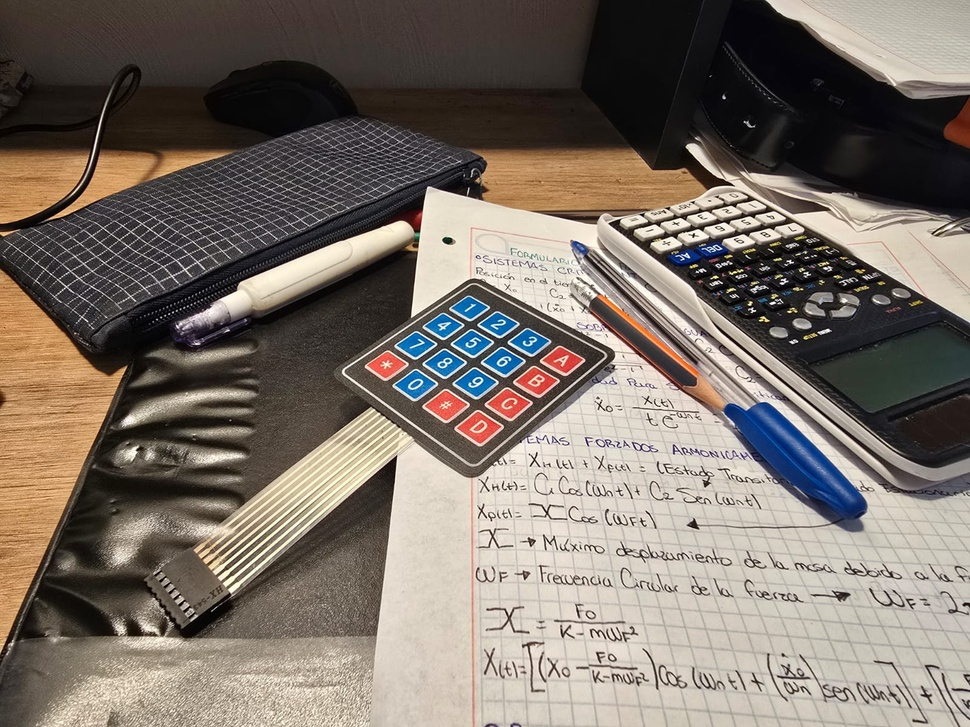
#> input picture P#11/ImagenP.jpg, 970 x 727 px, shrunk from 1600 x 1200 before the run, given in place of the camera
$ python 'P#7.py'
#> lines starting #> are read from the running program, lines starting #| are printed output that depends on the picture; after the words box and inside, x2 and y2 are one past the last pixel; in counts of white or black regions, pixels touching at a corner belong together
import cv2
import numpy as np

cap = cv2.VideoCapture(0)

while(1):

    _, frame = cap.read()
#> frame is the input picture: shape (727, 970, 3); mean B, G, R 104.9, 114, 123.8
    hsv = cv2.cvtColor(frame, cv2.COLOR_BGR2HSV)
#> hsv: shape (727, 970, 3); mean H, S, V 36.9, 55.5, 126.3

    lower_red = np.array([30,150,50])
    upper_red = np.array([255,255,180])

    mask = cv2.inRange(hsv, lower_red, upper_red)
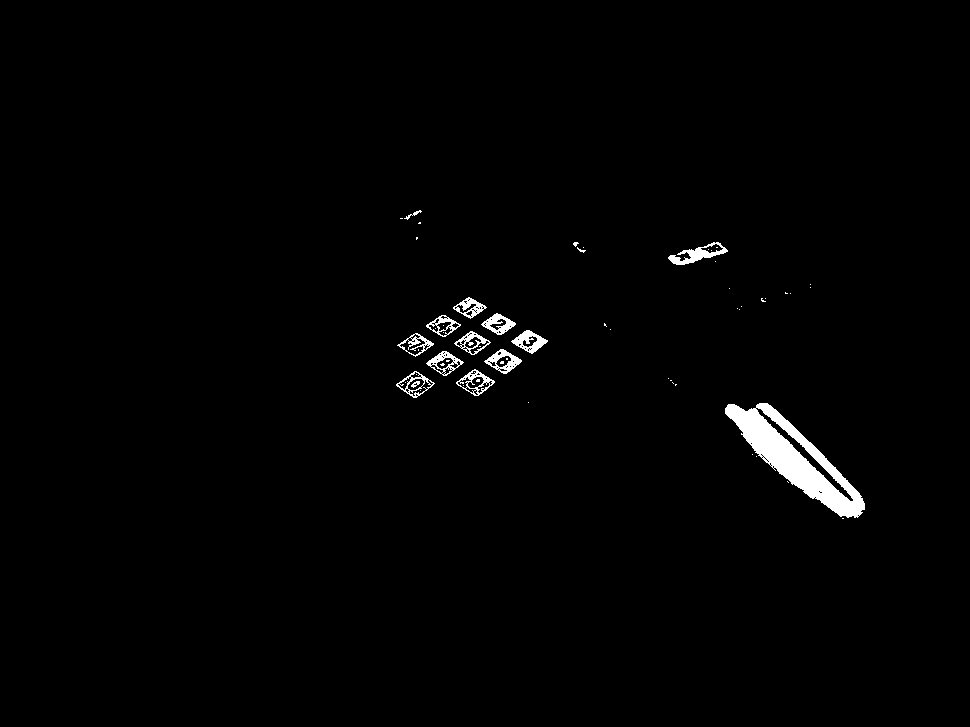
#> mask: shape (727, 970); 1.3% white; 59 white regions (45 under 20 px), largest, box (x1, y1, x2, y2) and area: (725, 403, 865, 518) 5350, (668, 242, 728, 265) 514, (511, 330, 548, 354) 403
    res = cv2.bitwise_and(frame, frame, mask=mask)

    kernel = np.ones((5,5), np.uint8)
    erosion = cv2.erode(mask, kernel, iterations=1)
#> erosion: shape (727, 970); 0.51% white; 14 white regions (10 under 20 px), largest, box (x1, y1, x2, y2) and area: (727, 405, 863, 515) 3456, (691, 250, 709, 259) 69, (534, 339, 544, 349) 28, (521, 333, 530, 339) 24
    dilation = cv2.dilate(mask, kernel, iterations=1)
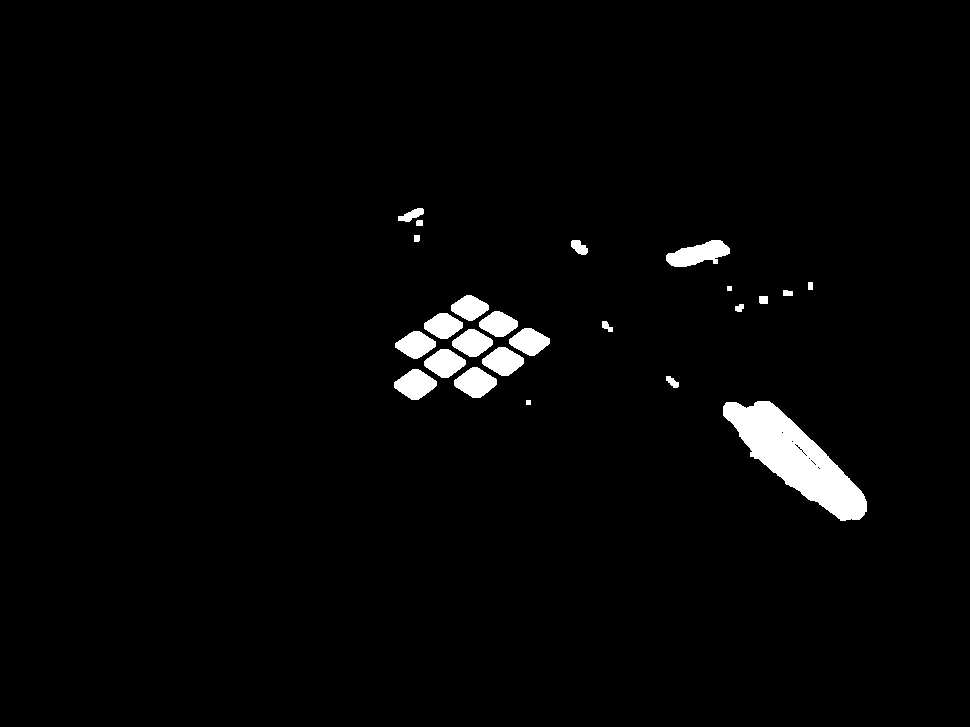
#> dilation: shape (727, 970); 2.4% white; 24 white regions, largest, box (x1, y1, x2, y2) and area: (723, 401, 867, 521) 7175, (666, 240, 730, 267) 1055, (454, 367, 497, 398) 865
    opening = cv2.morphologyEx(mask, cv2.MORPH_OPEN, kernel)
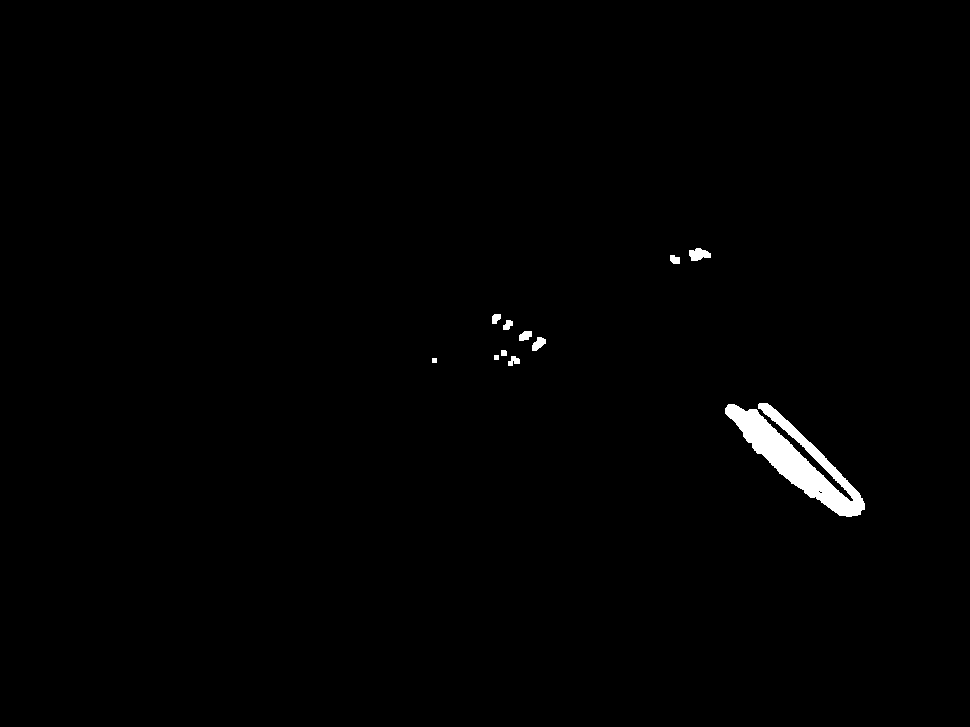
#> opening: shape (727, 970); 0.86% white; 11 white regions, largest, box (x1, y1, x2, y2) and area: (725, 403, 865, 517) 5272, (689, 248, 711, 261) 201, (532, 337, 546, 351) 124
    closing = cv2.morphologyEx(mask, cv2.MORPH_CLOSE, kernel)
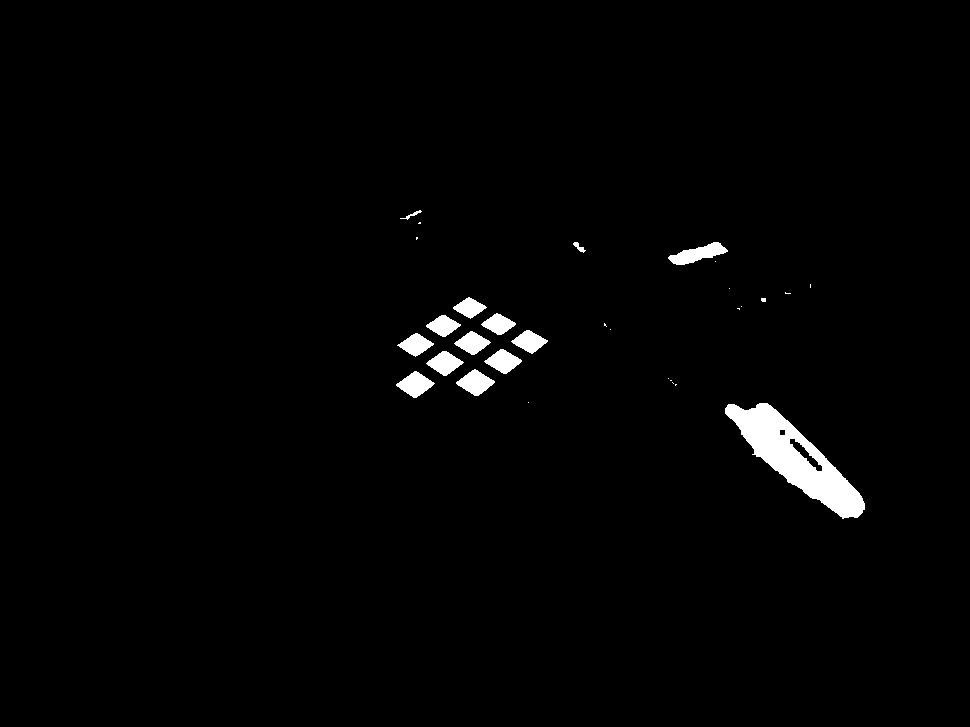
#> closing: shape (727, 970); 1.6% white; 30 white regions (16 under 20 px), largest, box (x1, y1, x2, y2) and area: (725, 403, 865, 519) 5848, (668, 242, 728, 265) 684, (456, 369, 495, 396) 585

    # Top Hat: diferencia entre la imagen original y su apertura
    tophat = cv2.morphologyEx(mask, cv2.MORPH_TOPHAT, kernel)
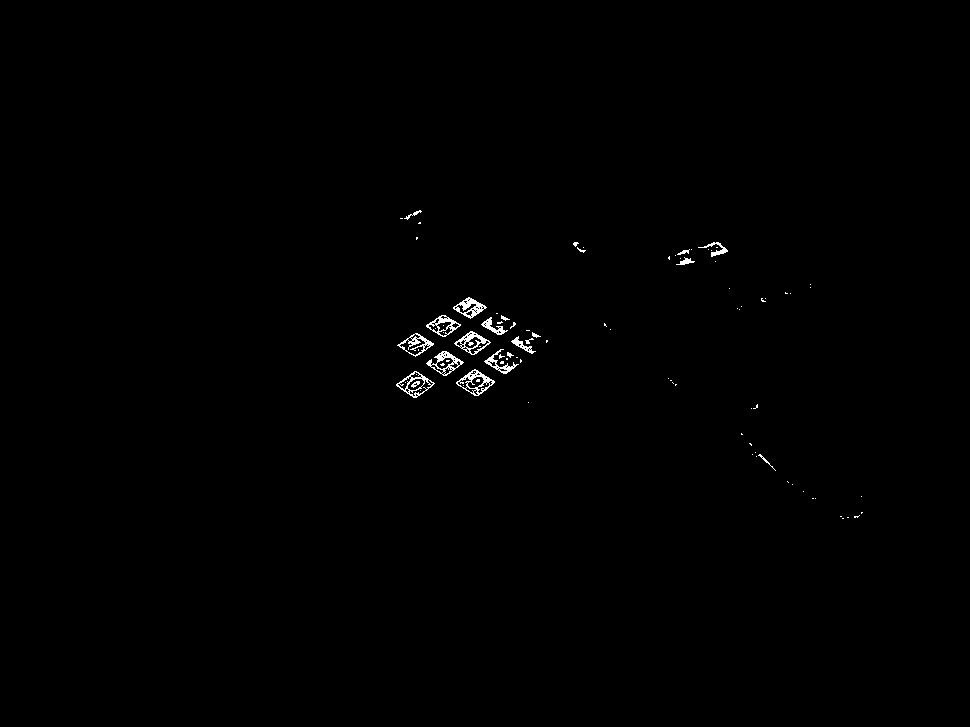
#> tophat: shape (727, 970); 0.45% white in thin lines or dots, all inside (x1, y1, x2, y2) = (396, 210, 863, 519)

    # Black Hat: diferencia entre el cierre de la imagen y la imagen original
    blackhat = cv2.morphologyEx(mask, cv2.MORPH_BLACKHAT, kernel)
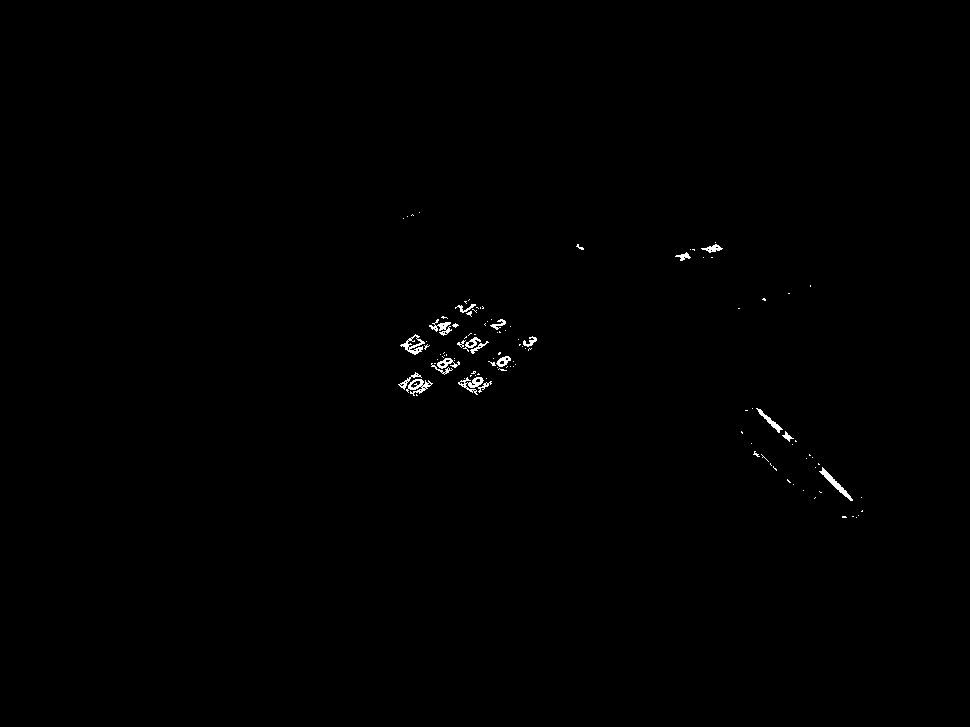
#> blackhat: shape (727, 970); 0.34% white in thin lines or dots, all inside (x1, y1, x2, y2) = (398, 212, 863, 518)

    cv2.imshow('Original', frame)
    cv2.imshow('Mask', mask)
    cv2.imshow('Erosion', erosion)
    cv2.imshow('Dilation', dilation)
    cv2.imshow('Opening', opening)
    cv2.imshow('Closing', closing)
    cv2.imshow('Tophat', tophat)
    cv2.imshow('Blackhat', blackhat)

    k = cv2.waitKey(5) & 0xFF
#> (key Esc is pressed here)
    if k == 27:
        break

cap.release()
cv2.destroyAllWindows()

$ run again, on P#11/ImagenT.jpg
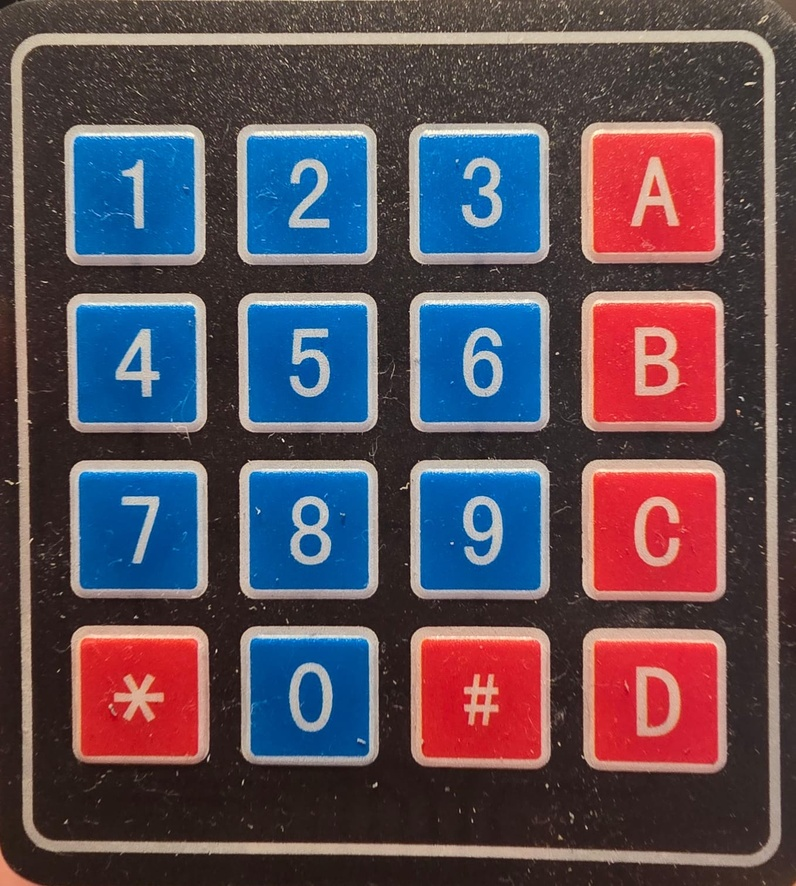
#> input picture P#11/ImagenT.jpg, 796 x 886 px, shrunk from 1358 x 1512 before the run, given in place of the camera
#> frame is the input picture: shape (886, 796, 3); mean B, G, R 89.7, 78.9, 93
#> hsv: shape (886, 796, 3); mean H, S, V 52.2, 113.6, 122.6
#> `mask = cv2.inRange(hsv, lower_red, upper_red)`:
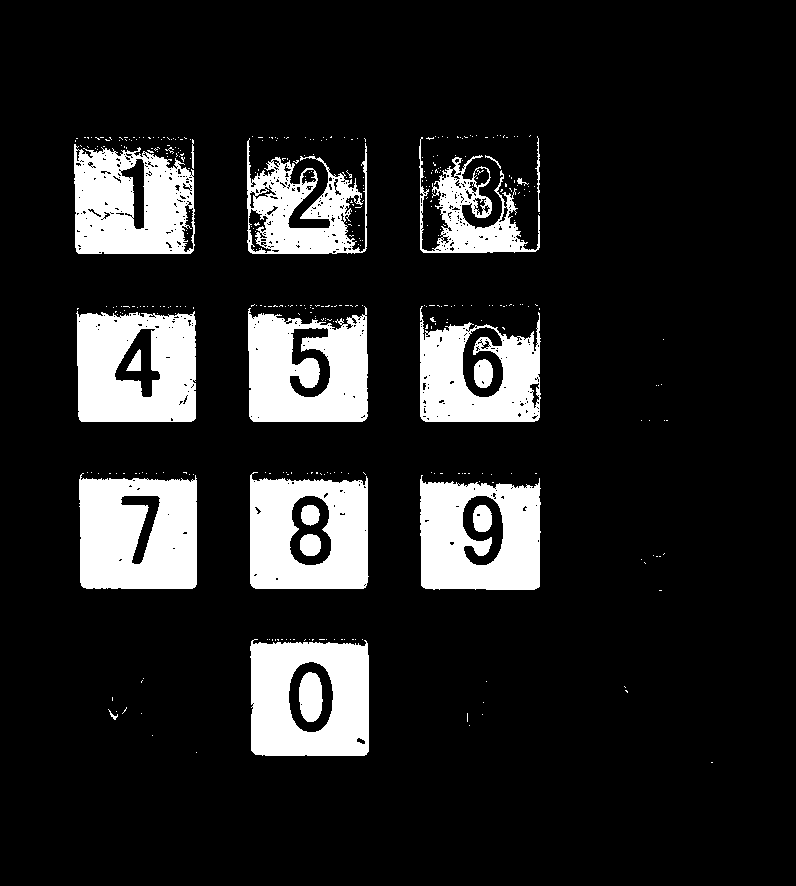
#> mask: shape (886, 796); 14.1% white; 400 white regions (379 under 20 px), largest, box (x1, y1, x2, y2) and area: (79, 473, 197, 589) 11893, (76, 311, 196, 422) 11034, (250, 639, 369, 756) 10768
#> erosion: shape (886, 796); 10% white; 46 white regions (20 under 20 px), largest, box (x1, y1, x2, y2) and area: (81, 481, 195, 587) 10164, (252, 644, 367, 754) 9201, (79, 315, 194, 420) 8764
#> dilation: shape (886, 796); 18.5% white; 71 white regions, largest, box (x1, y1, x2, y2) and area: (77, 470, 199, 591) 13746, (72, 135, 197, 256) 13712, (246, 302, 370, 424) 13567
#> opening: shape (886, 796); 12.7% white; 27 white regions, largest, box (x1, y1, x2, y2) and area: (79, 479, 197, 589) 11812, (77, 313, 196, 422) 10710, (250, 642, 369, 756) 10685
#> closing: shape (886, 796); 15.1% white; 122 white regions (100 under 20 px), largest, box (x1, y1, x2, y2) and area: (79, 473, 197, 589) 12074, (74, 139, 195, 254) 11473, (76, 306, 196, 422) 11357
#> tophat: shape (886, 796); 1.4% white in thin lines or dots, all inside (x1, y1, x2, y2) = (74, 135, 713, 763)
#> `blackhat = cv2.morphologyEx(mask, cv2.MORPH_BLACKHAT, kernel)`:
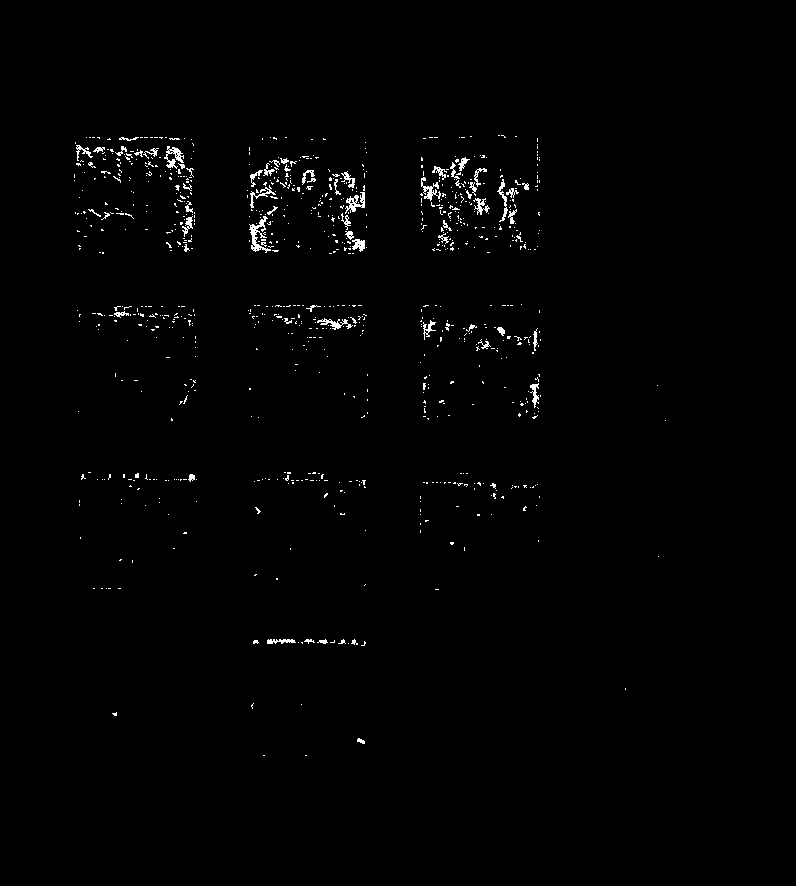
#> blackhat: shape (886, 796); 0.98% white in thin lines or dots, all inside (x1, y1, x2, y2) = (74, 135, 666, 756)
